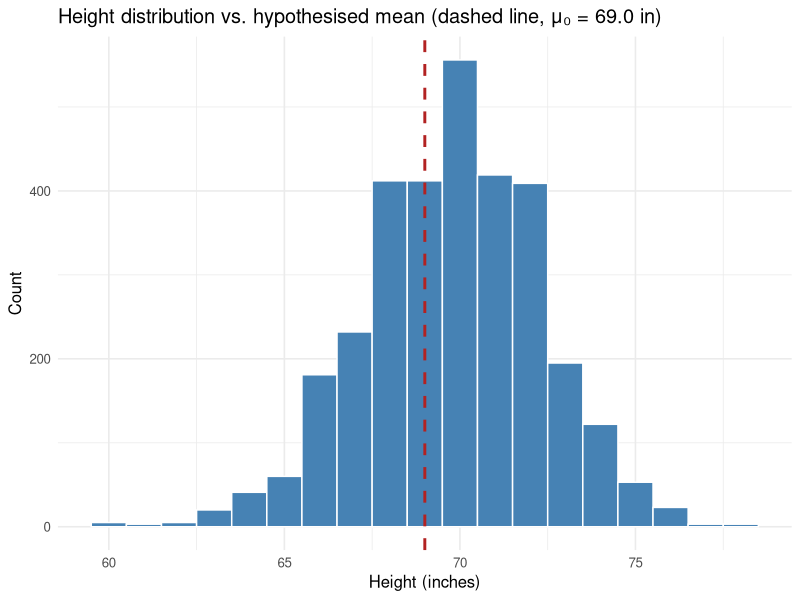
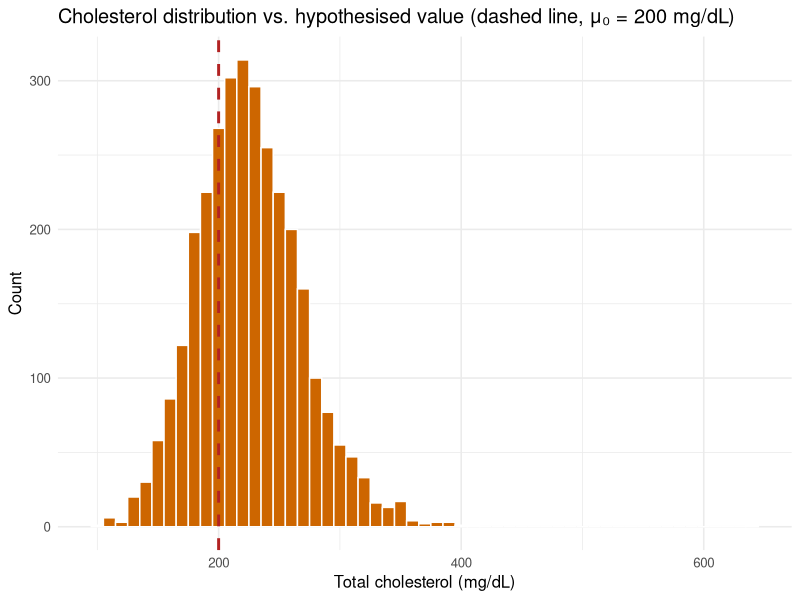

Write the R code that produced these figures, in order.
## ---- chunk 1
knitr::opts_knit$set(root.dir = "D:/Epi Biostat with R/Biostat_with_R/")
## ---- chunk 2
#| label: setup
#| include: false
library(readxl)
library(ggplot2)
library(knitr)
library(car)
 
options(digits = 4)
wcgs <- readxl::read_excel("Section2/Categorical data analysis/Datasets/wcgs.xls")
wcgs$behpat <- factor(wcgs$behpat, levels = c("A1", "A2", "B3", "B4"))
wcgs$dibpat <- factor(wcgs$dibpat, levels = c("Type A", "Type B"))
wcgs$chd69  <- factor(wcgs$chd69,  levels = c("No", "Yes"))
## ---- chunk 3
#| label: t-manual-sample
#| echo: false
set.seed(123)
idx <- sample(seq_len(nrow(wcgs)), 10)
sub <- as.data.frame(wcgs[idx, c("id", "height")])
kable(sub, caption = "Random subsample (n = 10) used for the manual one-sample t-test")
## ---- chunk 4
#| label: t-manual-stats
#| echo: false
x    <- sub$height
n    <- length(x)
mu0  <- 69.0
xbar <- mean(x)
s    <- sd(x)
se   <- s / sqrt(n)

data.frame(n = n, mean = xbar, sd = s, se = se)
## ---- chunk 5
#| label: t-manual-tstat
#| echo: false
t_stat <- (xbar - mu0) / se
df     <- n - 1
p_val  <- 2 * pt(-abs(t_stat), df = df)
data.frame(t = t_stat, df = df, p_value = p_val)
## ---- chunk 6
#| label: t-manual-ci
#| echo: false
tcrit <- qt(0.975, df = df)
ci    <- xbar + c(-1, 1) * tcrit * se
data.frame(t_critical = tcrit, lower = ci[1], upper = ci[2])
## ---- chunk 7
#| label: t-manual-verify
t.test(x, mu = mu0)
## ---- chunk 8
#| label: z-manual
sigma0 <- 2.5
z_stat <- (xbar - mu0) / (sigma0 / sqrt(n))
p_z    <- 2 * pnorm(-abs(z_stat))
ci_z   <- xbar + c(-1, 1) * 1.96 * (sigma0 / sqrt(n))
data.frame(z = z_stat, p_value = p_z, ci_lower = ci_z[1], ci_upper = ci_z[2])
## ---- chunk 9
#| label: wilcoxon-manual-sample
#| echo: false
set.seed(321)
idx2 <- sample(which(!is.na(wcgs$chol)), 10)
sub2 <- as.data.frame(wcgs[idx2, c("id", "chol")])
kable(sub2, caption = "Random subsample (n = 10, complete cholesterol) used for the manual Wilcoxon signed-rank test")
## ---- chunk 10
#| label: wilcoxon-manual-table
#| echo: false
cx  <- sub2$chol
mu0c <- 200
d    <- cx - mu0c
absd <- abs(d)
rk   <- rank(absd)
signed_rk <- ifelse(d > 0, rk, -rk)

tab <- data.frame(id = sub2$id, chol = cx, d = d, abs_d = absd,
                   rank = rk, signed_rank = signed_rk)
kable(tab, col.names = c("ID","Cholesterol","$d=x-200$","$\\lvert d\\rvert$","Rank of $\\lvert d\\rvert$","Signed rank"))
## ---- chunk 11
#| label: wilcoxon-manual-sums
#| echo: false
Wpos <- sum(rk[d > 0])
Wneg <- sum(rk[d < 0])
n2   <- length(cx)
data.frame(`W+` = Wpos, `W-` = Wneg, `sum (check)` = Wpos + Wneg,
           `expected n(n+1)/2` = n2 * (n2 + 1) / 2, check.names = FALSE)
## ---- chunk 12
#| label: wilcoxon-manual-z
#| echo: false
mu_W    <- n2 * (n2 + 1) / 4
sigma_W <- sqrt(n2 * (n2 + 1) * (2 * n2 + 1) / 24)
W       <- min(Wpos, Wneg)
z_manual <- (W - mu_W) / sigma_W
p_manual <- 2 * pnorm(-abs(z_manual))
data.frame(mu_W, sigma_W, W, z = z_manual, p_value = p_manual)
## ---- chunk 13
#| label: wilcoxon-manual-verify
#| echo: false
wilcox.test(cx, mu = mu0c)                       # default: continuity-corrected normal approx (ties present)
wilcox.test(cx, mu = mu0c, correct = FALSE)       # without continuity correction
## ---- chunk 14
#| label: fig-height-hist
#| fig-cap: "Distribution of height in the WCGS cohort (n = 3,154), with the hypothesised value marked."
ggplot(wcgs, aes(x = height)) +
  geom_histogram(binwidth = 1, fill = "steelblue", colour = "white") +
  geom_vline(xintercept = 69.0, colour = "firebrick", linewidth = 1, linetype = "dashed") +
  labs(x = "Height (inches)", y = "Count",
       title = "Height distribution vs. hypothesised mean (dashed line, μ₀ = 69.0 in)") +
  theme_minimal(base_size = 12)
## ---- chunk 15
#| label: full-t-height
t.test(wcgs$height, mu = 69.0)
## ---- chunk 16
#| label: full-z-height
xbar_full <- mean(wcgs$height); n_full <- length(wcgs$height)
z_full <- (xbar_full - 69.0) / (2.5 / sqrt(n_full))
p_full <- 2 * pnorm(-abs(z_full))
data.frame(mean = xbar_full, n = n_full, z = z_full, p_value = p_full)
## ---- chunk 17
#| label: fig-chol-hist
#| fig-cap: "Distribution of total cholesterol in the WCGS cohort, showing the right skew and the hypothesised threshold."
ggplot(wcgs, aes(x = chol)) +
  geom_histogram(binwidth = 10, fill = "darkorange3", colour = "white") +
  geom_vline(xintercept = 200, colour = "firebrick", linewidth = 1, linetype = "dashed") +
  labs(x = "Total cholesterol (mg/dL)", y = "Count",
       title = "Cholesterol distribution vs. hypothesised value (dashed line, μ₀ = 200 mg/dL)") +
  theme_minimal(base_size = 12)
## ---- chunk 18
#| label: full-normcheck-chol
shapiro.test(wcgs$chol)
## ---- chunk 19
#| label: full-t-chol
t.test(wcgs$chol, mu = 200)
## ---- chunk 20
#| label: full-wilcoxon-chol
wilcox.test(wcgs$chol, mu = 200, conf.int = TRUE)
## ---- chunk 21
#| label: full-median-mean
data.frame(mean_chol = mean(wcgs$chol, na.rm = TRUE),
           median_chol = median(wcgs$chol, na.rm = TRUE))
## ---- chunk 22
#| label: tbl-summary-onesample
vars_list <- list(
  list(var = "height", mu0 = 69.0),
  list(var = "bmi",    mu0 = 25.0),
  list(var = "sbp",    mu0 = 120.0),
  list(var = "chol",   mu0 = 200.0)
)

results <- do.call(rbind, lapply(vars_list, function(v) {
  x  <- wcgs[[v$var]]
  ok <- !is.na(x)
  tt <- t.test(x[ok], mu = v$mu0)
  wt <- wilcox.test(x[ok], mu = v$mu0)
  data.frame(Variable = v$var, mu0 = v$mu0, n = sum(ok),
             Sample_mean = round(mean(x[ok]), 2),
             Sample_median = round(median(x[ok]), 2),
             t_stat = round(unname(tt$statistic), 2),
             t_p = signif(tt$p.value, 3),
             Wilcoxon_V = unname(wt$statistic),
             Wilcoxon_p = signif(wt$p.value, 3))
}))
kable(results)
